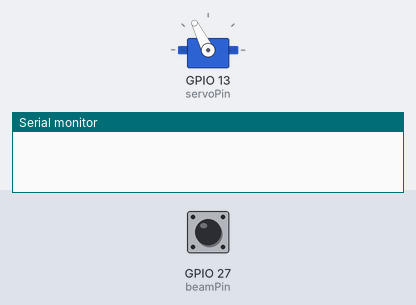
A sketch run on a simulated ESP32. On the bench: servo, the last lines printed to the serial monitor. The inputs (shaded band) are chosen by the test bench; at power-on: GPIO 27 (beamPin) HIGH. Servo pulses on a pin are drawn as a servo (544–2400 µs = 0–180°).

Above: at 1.3 s.
1.4 s: GPIO 27 (beamPin) pulsed LOW 2 times (0.12 s each, 0.3 s apart)
At 2.8 s:
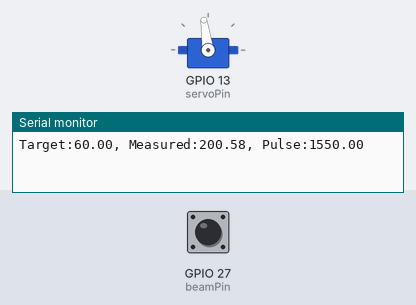
3.5 s: GPIO 27 (beamPin) pulled LOW for 0.15 s
At 4.2 s:
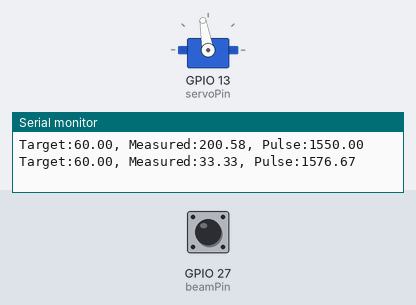
5.1 s: GPIO 27 (beamPin) pulled LOW for 1 s
At 5.4 s:
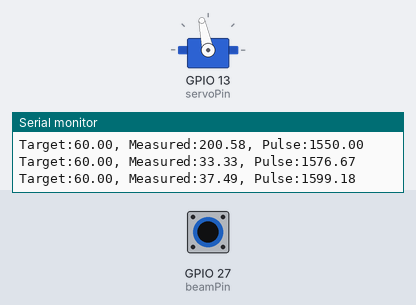
Timing chart, 0 to 8.1 s (numbered marks = the images above; inputs shaded):
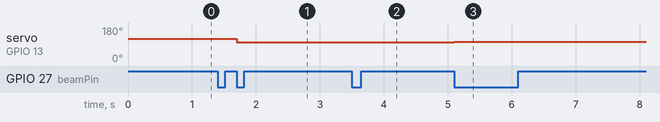

Measured:
- after the input at 1.4 s, servo on GPIO 13 (servoPin): 117° → 98° after 0.30 s
- after the input at 3.5 s, servo on GPIO 13 (servoPin): 98° → 100° at once
- after the input at 5.1 s, servo on GPIO 13 (servoPin): 100° → 102° at once

The sketch:

Motor_control.ino
```cpp
const int beamPin = 27;
const int servoPin = 13;
const int pwmResolution = 16; // 16-bit resolution

const int pwmFreq = 50;
uint32_t minPulse = 1550;
uint32_t midPulse = 1650;
uint32_t maxPulse = 1750;

float rpmTarget = 60.0;
float rpmMeasured = 0.0;
float currentPulse = 1600.0;
float Kp = 1.0;

int lastState = HIGH;
uint32_t lastBreakTime = 0;

// Convert pulse width in microseconds to duty cycle value
uint32_t dutyFromUs(uint32_t pulseUs) {
const uint32_t maxDuty = (1UL << pwmResolution) - 1;
return (pulseUs * maxDuty) / 20000UL;

}

void setup() {
  Serial.begin(115200);
  pinMode(beamPin, INPUT_PULLUP);

  ledcAttach(servoPin, pwmFreq, pwmResolution);
  delay(100);

  ledcWrite(servoPin, dutyFromUs(maxPulse));

  // Serial.print("Testing motor at Pulse Width: ");
  // Serial.println(minPulse);
}

void loop() {
int currentBeamState = digitalRead(beamPin);
  uint32_t currentTime = micros();

  // Detect a state change from high to LOW
  if (lastState == HIGH && currentBeamState == LOW) {

    // Calculate the time it took to complete one revolution (Delta T)
    uint32_t deltaT = currentTime - lastBreakTime;

// Calculate RPM and execute control loop
    if (deltaT > 0 && lastBreakTime != 0) {
      // estimate RPM
      rpmMeasured = 60000000.0 / deltaT;

      // Compute Error
      float error = rpmTarget - rpmMeasured;

      // Update the PWM pulse width incrementally
      currentPulse = currentPulse + (Kp * error);

      // Clamp the pulse width to the safe range
      if (currentPulse > maxPulse) currentPulse = maxPulse;
      if (currentPulse < minPulse) currentPulse = minPulse;

      // Actuate the servo with the clamped pulse width
      ledcWrite(servoPin, dutyFromUs((uint32_t)currentPulse));

      // Print to Serial Plotter
      Serial.print("Target:");
      Serial.print(rpmTarget);
      Serial.print(", Measured:");
      Serial.print(rpmMeasured);
      Serial.print(", Pulse:");
      Serial.println(currentPulse);
    }

    // Reset the timer for the next revolution
    lastBreakTime = currentTime;
  }

  // Save the current state for the next loop iteration
  lastState = currentBeamState;
}
```
